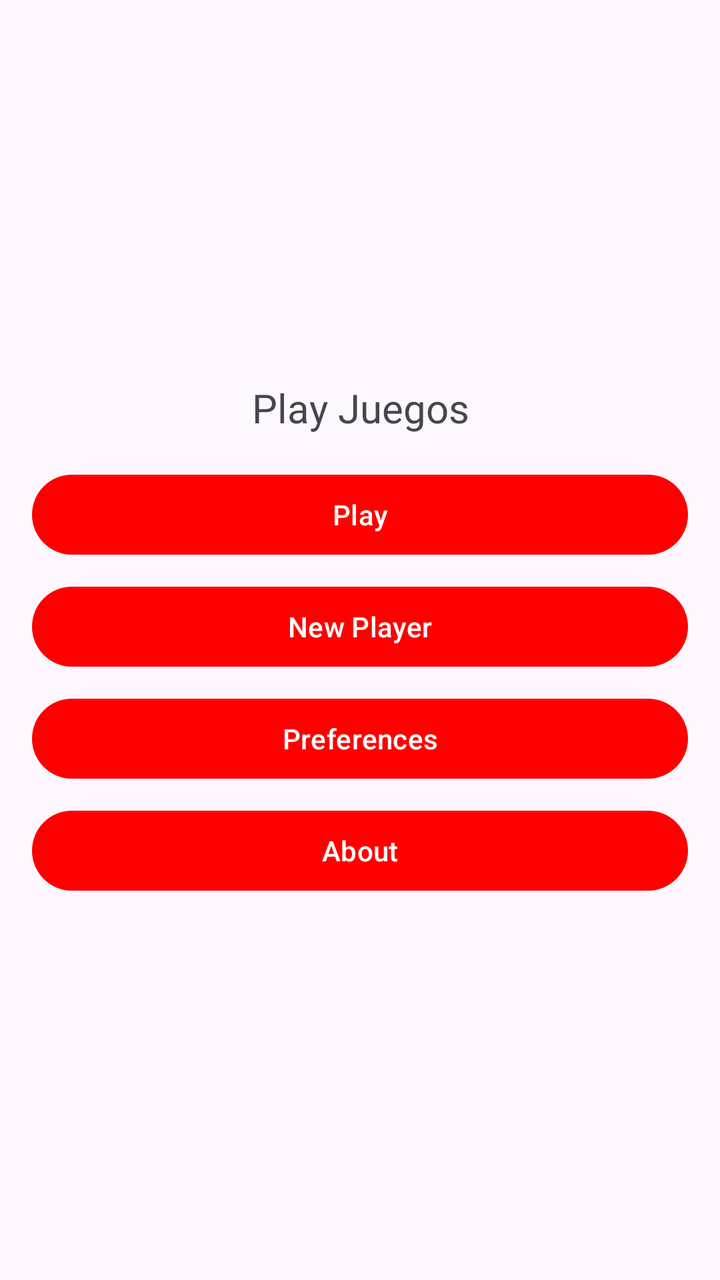
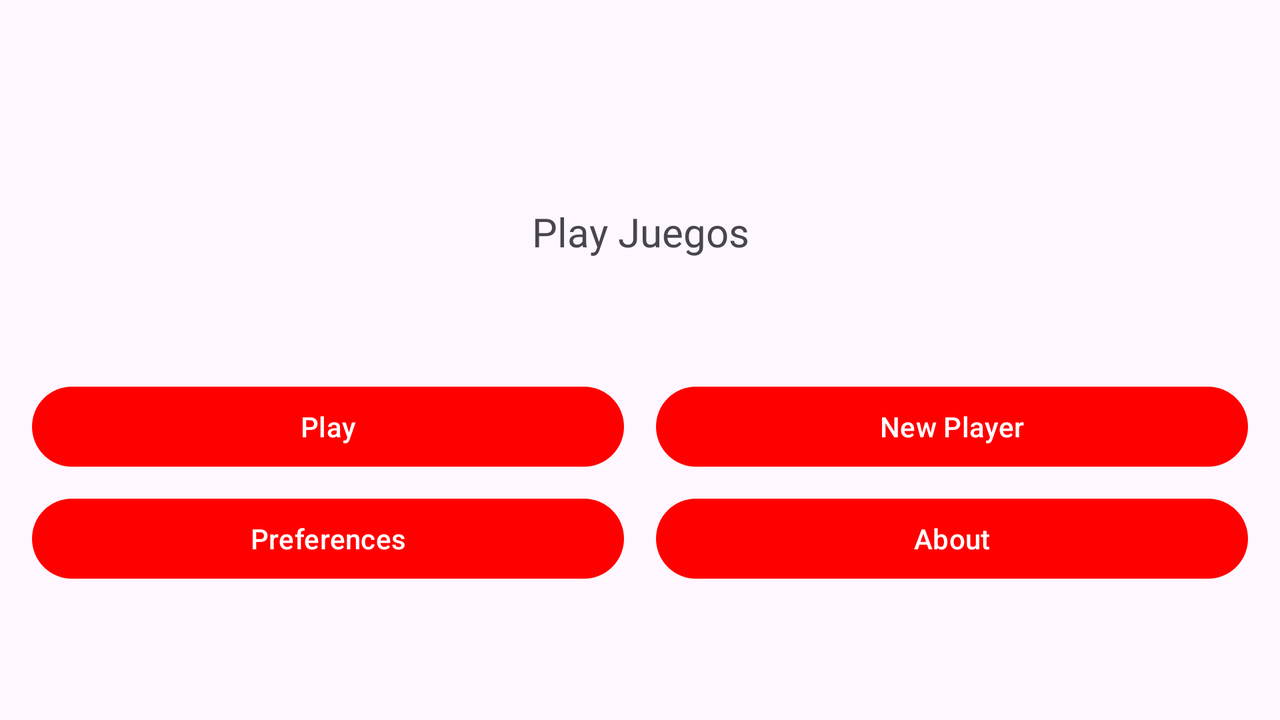

Compare how this app lays out the same screen by default and in its alternative resource folder. The renders come first, then the two layout files and the values they reference.
<!-- AndroidManifest.xml: application theme Theme.Interfacesejercicio1 -->
<!-- res/layout/activity_main.xml -->
<?xml version="1.0" encoding="utf-8"?>
<LinearLayout xmlns:android="http://schemas.android.com/apk/res/android"
    xmlns:tools="http://schemas.android.com/tools"
    android:layout_width="match_parent"
    android:layout_height="match_parent"
    android:orientation="vertical"
    android:gravity="center"
    android:padding="16dp"
    tools:context=".MainActivity"
    android:fontFamily="@font/courgette_regular"    android:theme="@style/Base.Theme.Interfacesejercicio1">

    <TextView
    android:id="@+id/textView"
    android:layout_width="wrap_content"
    android:layout_height="wrap_content"
    android:text="Play Juegos"
    android:textSize="20sp"
    android:gravity="center"
    android:layout_gravity="center_horizontal"
        android:fontFamily="@font/courgette_regular"
    android:layout_marginBottom="16dp"/>

    <Button
    android:id="@+id/button"
    android:layout_width="match_parent"
    android:layout_height="wrap_content"
    android:text="Play"
    android:layout_marginBottom="8dp"
        />

    <Button
    android:id="@+id/button1"
    android:layout_width="match_parent"
    android:layout_height="wrap_content"
    android:text="New Player"
    android:layout_marginBottom="8dp"/>

    <Button
    android:id="@+id/button2"
    android:layout_width="match_parent"
    android:layout_height="wrap_content"
    android:text="Preferences"
    android:layout_marginBottom="8dp"/>

    <Button
    android:id="@+id/aboutButton"
    android:layout_width="match_parent"
    android:layout_height="wrap_content"
    android:text="About"/>

    </LinearLayout>
<!-- resources referenced by this layout -->
<resources>
  <style name="Base.Theme.Interfacesejercicio1" parent="Theme.Material3.DayNight">
          
          
         <item name="colorPrimary">@color/colorRed</item>
          <item name="colorPrimaryDark">@color/colorDarkRed</item>
          <item name="colorAccent">@color/colorRed</item>
  
  
      </style>
  <style name="Theme.Interfacesejercicio1" parent="Base.Theme.Interfacesejercicio1" />
  <color name="colorRed">#FF0000</color>
  <color name="colorDarkRed">#CC0000</color>
</resources>
<!-- res/layout-land/activity_main.xml (the repository's variant of the layout above) -->
<!-- drawn on the phone turned sideways -->
<LinearLayout xmlns:android="http://schemas.android.com/apk/res/android"
    xmlns:tools="http://schemas.android.com/tools"
    android:layout_width="match_parent"
    android:layout_height="match_parent"
    android:orientation="vertical"
    android:gravity="center"
    android:padding="16dp"
      tools:context=".MainActivity">

    <TextView
        android:id="@+id/textView"
        android:layout_width="238dp"
        android:layout_height="99dp"
        android:layout_gravity="center_horizontal"
        android:layout_marginBottom="16dp"
        android:gravity="center"
        android:text="Play Juegos"
        android:fontFamily="@font/courgette_regular"
        android:textSize="20sp" />

    
    <GridLayout
        android:id="@+id/gridLayout"
        android:layout_width="match_parent"
        android:layout_height="wrap_content"
        android:columnCount="2"
        android:rowCount="2"
        android:alignmentMode="alignMargins"
        android:layout_marginTop="8dp"
        android:layout_gravity="center_horizontal"
        >

        <Button
            android:id="@+id/button"
            android:layout_width="0dp"
            android:layout_height="wrap_content"
            android:layout_columnWeight="1"
            android:text="Play"
            android:layout_marginEnd="8dp"/>

        <Button
            android:id="@+id/button1"
            android:layout_width="0dp"
            android:layout_height="wrap_content"
            android:layout_columnWeight="1"
            android:text="New Player"
            android:layout_marginStart="8dp"/>

        <Button
            android:id="@+id/button2"
            android:layout_width="0dp"
            android:layout_height="wrap_content"
            android:layout_columnWeight="1"
            android:text="Preferences"
            android:layout_marginTop="8dp"
            android:layout_marginEnd="8dp"/>

        <Button
            android:id="@+id/button3"
            android:layout_width="0dp"
            android:layout_height="wrap_content"
            android:layout_columnWeight="1"
            android:text="About"
            android:layout_marginTop="8dp"
            android:layout_marginStart="8dp"/>
    </GridLayout>
</LinearLayout>
<!-- resources referenced by the variant -->
<!-- as the phone turned sideways resolves them -->
<resources>
  <style name="Theme.Interfacesejercicio1" parent="Base.Theme.Interfacesejercicio1" />
  <style name="Base.Theme.Interfacesejercicio1" parent="Theme.Material3.DayNight">
          
          
         <item name="colorPrimary">@color/colorRed</item>
          <item name="colorPrimaryDark">@color/colorDarkRed</item>
          <item name="colorAccent">@color/colorRed</item>
  
  
      </style>
  <color name="colorRed">#FF0000</color>
  <color name="colorDarkRed">#CC0000</color>
</resources>
